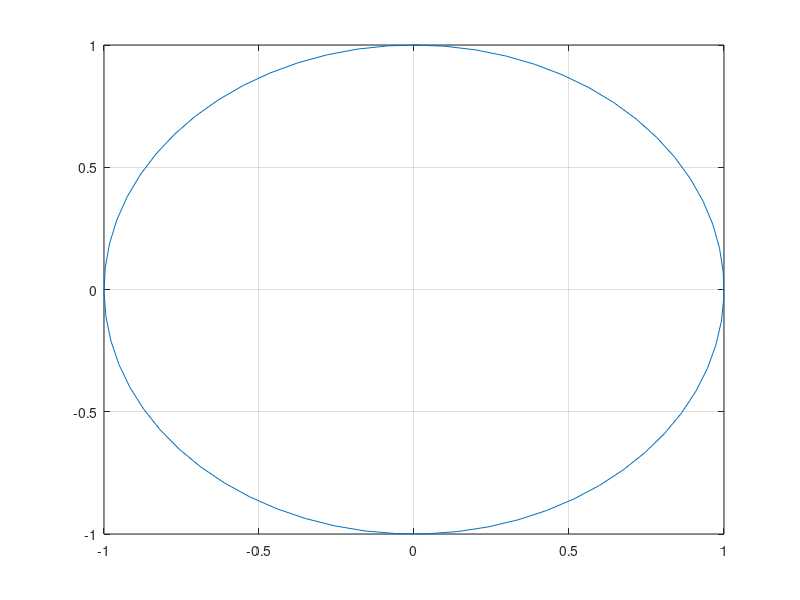

Recreate this plot in MATLAB. (Note: this script raises an error after producing the figure.)
%  Figure 7.21     Digital Control of Dynamic Systems, 3e 
%                   Franklin, Powell, Workman
%                   Addison-Wesley Publishing Company, 1998
% Matlab 4.2 or 5.0

clear
clf
t=0:.1:6.3;
plot(sin(t),cos(t),'-'),grid 

hold on
w=logspace(-1,1);
 np=1;
dp=[1 2 1 0];
T=0.2;
[num den]=c2dm(np,dp,T,'z');
 dnyquist(num,den,T,w);
axis('square')
axis([-1.5 1.5 -1.5 1.5])
 title('Fig.7.21  Nyquist plot for 1/s(s+1)^2')
hold off
 
